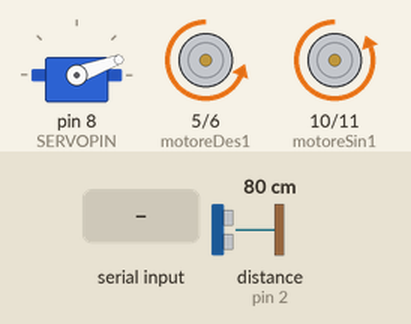
A sketch run on a simulated Arduino Uno, built with avr-gcc and run on an emulated ATmega328P. On the bench: servo, motor-driver pin pairs drawn as motors (green arrow = first pin HIGH = forward, orange = second pin HIGH = backward, longer = more drive). The inputs (shaded band) are chosen by the test bench; at power-on: distance to the obstacle (sensor on pin 2) 80 cm. The echo pulse lasts 58.3 µs per cm; what the sketch prints to the serial monitor is not drawn.

Above: at 1.2 s.
1.3 s: "90,45\n" received over Serial
At 2.1 s:
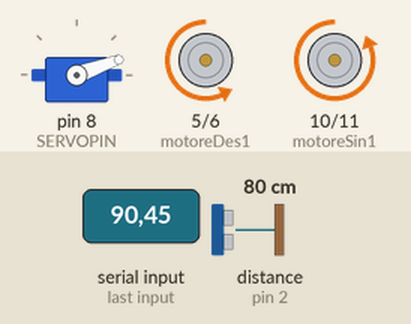
3.8 s: distance to the obstacle (sensor on pin 2) set to 36 cm
At 4.4 s:
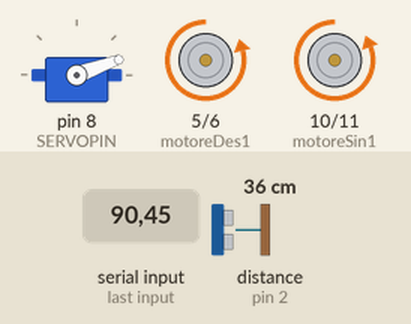
5.3 s: distance to the obstacle (sensor on pin 2) set to 29 cm
At 6.5 s:
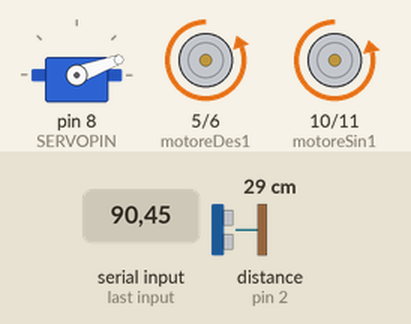
6.8 s: "30,150\n" received over Serial
At 7.6 s:
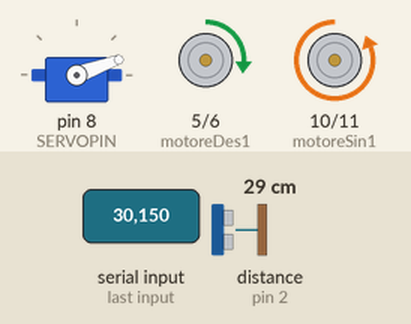
9.3 s: "200\n" received over Serial
At 10.1 s:
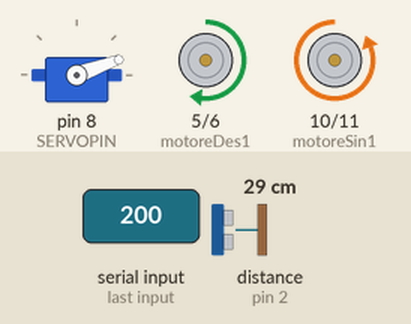
11.8 s: "90\n" received over Serial
At 13.4 s:
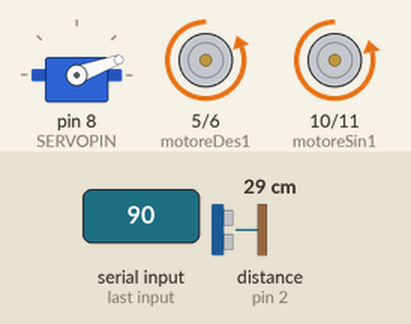
Timing chart, 0 to 14.9 s (numbered marks = the images above; inputs shaded):
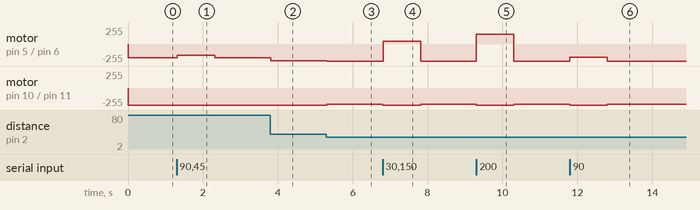

Measured:
- after the input at 1.3 s, motor on pin 5 (motoreDes1) / pin 6 (motoreDes2): backward 209/255 → backward 165/255 at once, → backward 209/255 1.0 s later
- after the input at 3.8 s, motor on pin 5 (motoreDes1) / pin 6 (motoreDes2): backward 209/255 → backward 249/255 at once
- after the input at 5.3 s, motor on pin 5 (motoreDes1) / pin 6 (motoreDes2): backward 249/255 → backward 255/255 at once; motor on pin 10 (motoreSin1) / pin 11 (motoreSin2): backward 255/255 → backward 247/255 at once
- after the input at 6.8 s, motor on pin 5 (motoreDes1) / pin 6 (motoreDes2): backward 255/255 → forward 45/255 at once, → backward 255/255 1.0 s later; motor on pin 10 (motoreSin1) / pin 11 (motoreSin2): backward 247/255 → backward 255/255 at once, → backward 247/255 1.0 s later
- after the input at 9.3 s, motor on pin 5 (motoreDes1) / pin 6 (motoreDes2): backward 255/255 → forward 145/255 at once, → backward 255/255 1.0 s later; motor on pin 10 (motoreSin1) / pin 11 (motoreSin2): backward 247/255 → backward 255/255 at once, → backward 247/255 1.0 s later
- after the input at 11.8 s, motor on pin 5 (motoreDes1) / pin 6 (motoreDes2): backward 255/255 → backward 195/255 at once, → backward 255/255 1.0 s later; motor on pin 10 (motoreSin1) / pin 11 (motoreSin2): backward 247/255 → backward 255/255 at once, → backward 247/255 1.0 s later

The sketch:

Gara.ino
```cpp
// ---------------------------------------------------------------------------
// robot Madabot

#include <Servo.h>       //include la libreria per la gestione del servo
#include <NewPing.h>     //include la libreria per la gestione del sensore a ultrasuoni
#define TRIGGER_PIN  3  // Pin di Arduino collegato al pin Trigger del sensore ad Ultrasuoni
#define ECHO_PIN     2  // Pin di Arduino collegato al pin Echo del sensore ad Ultrasuoni
#define MAX_DISTANCE 300 // Massima distanza che sarà gestita dal ping. sopra questo valore i ping vengono ignorati
#define SERVOPIN     8  // Pin di arduino cui è collegato il servo
#define TONE_PIN     9
NewPing sonar(TRIGGER_PIN, ECHO_PIN, MAX_DISTANCE); // fai il setup del sensore


// Configurazioni:
// ---------------------------------------------------------------------------

int speedSin=255;
int speedDes=255;
int steerMaxAmt = 255;

int minDistance = 10;
int followDistance = 23;
int followDistanceTollerancePercentual = 30;
int followSteerMaxAngle = 30;

int scanAngle = 5;
int scanAngleRange = 5;
int scanAngleSteps = 5;

// ---------------------------------------------------------------------------


Servo uservo;            // definisci l'oggetto servo
int distMax=0;           // angolo di massima distanza
int distanza=0;          // valore della distanza in cm

// definiamo i pin del motore
// Motore sinistro
int motoreDes1=5;  // Pin 1A del SN754410
int motoreDes2=6;  // Pin 2A del SN754410

// Motore destro
int motoreSin1=10;  // Pin 3A del SN754410
int motoreSin2=11; // Pin 4A del SN754410

// impostiamo la velocità - 0 (min) --> 255 (max)
// consigliato valore >= 150

int followDistanceTollerance;

int maxSpeedSin;
int maxSpeedDes;

int lastDistanza = 0;

// ******************************************************************
// funzione invocata alla partenza di Arduino 1 volta soltanto
// serve per impostare le variabili iniziali
void setup() {
  Serial.begin(115200);     // Abilitiamo il serial monitor per la misurazione della distanza

  // impostazione iniziale del sensore ad ultrasuoni e del servo
  uservo.attach(SERVOPIN); // collega il servo al suo pin di comando
  uservo.write(20);        // metti il servo dritto a 90 gradi

  // set dei pin di Arduino collegati al motore come OUTPUT
  pinMode(motoreSin1, OUTPUT);
  pinMode(motoreSin2, OUTPUT);
  pinMode(motoreDes1, OUTPUT);
  pinMode(motoreDes2, OUTPUT);
  stop(); //ferma i motori

  //La potenza massima per ogni motore (in modo da compensare un motore più lento)
  maxSpeedSin = speedSin;
  maxSpeedDes = speedDes;

  followDistanceTollerance = followDistance + (followDistance/ 100 * followDistanceTollerancePercentual);
}


// ******************************************************************
// Funzione richiamata ciciclamente finchè l'Arduino è in funzione
void loop() {

  //Debug:
  if (Serial.available() > 0) {

    int angle = Serial.parseInt();
    if(angle != 0) {

      cambiaAngolo(angle);
      Serial.print(" sx: "); Serial.print(speedSin); Serial.print(" dx: "); Serial.println(speedDes);
    }
  }

  // comincia ad avanzare
  cammina();

  //distanza=scandisciAngoli(uservo, scanAngle- scanAngleRange, scanAngle +scanAngleRange, scanAngle);            // leggi la distanza del sensore ad ultrasioni
  distanza = leggiDistanza();

  distanza -= minDistance;
  //Debug tone:
  //tone(TONE_PIN, map(distanza, 0, followDistance + followDistanceTollerance, 300, 4000), 5);

  if(distanza < followDistance) {
     //Avvicinamento a destra, gira a sinistra:
     cambiaAngolo(0 - (followSteerMaxAngle / followDistance) * (followDistance - distanza));
  }
  if(distanza >= followDistance && distanza <= followDistanceTollerance ) {
    //Dritto:
    cambiaAngolo(0);
  }
  if (distanza > followDistanceTollerance) {
    cambiaAngolo((followSteerMaxAngle / followDistance) * min(distanza - followDistanceTollerance, followDistance) );
  }

}
```

Motori.ino
```cpp
// controllo dei motori
// avanti - indietro - destra - sinistra
// è possibile impostare la velocità da 0 (min ) --> 255 (max)


// ******************************************************************
// Metti a 0 la tensione dei motori così si fermano
void stop() {
  //motore sinistro
  analogWrite(motoreSin1,0);
  analogWrite(motoreSin2,0);

  //motore destro
  analogWrite(motoreDes1, 0);
  analogWrite(motoreDes2, 0);
}


// ******************************************************************
// fai andare avanti i motori con velocità valore 0 tra (min) --> 255 (max)
void avanti(int valore) {
  //motore sinistro
  analogWrite(motoreSin1, 0);
  analogWrite(motoreSin2, valore);

  //motore destro
  analogWrite(motoreDes1, 0);
  analogWrite(motoreDes2, valore);

}

// ******************************************************************
// fai andare indietro i motori con velocità valore tra 0 (min) --> 255 (max)
void indietro(int valore) {
  //motore sinistro
  analogWrite(motoreSin1, valore);
  analogWrite(motoreSin2, 0);

  //motore destro
  analogWrite(motoreDes1, valore);
  analogWrite(motoreDes2, 0);
}


// ******************************************************************
// fai andare a sinistra i motori con velocità valore tra 0 (min) --> 255 (max)
// un motore gira in un verso e l'altro motore nel verso opposto
void sinistra(int valore) {
  //motore sinistro
  analogWrite(motoreSin1, valore);
  analogWrite(motoreSin2, 0);

  //motore destro
  analogWrite(motoreDes1, 0);
  analogWrite(motoreDes2, valore);
}


// ******************************************************************
// fai andare a destra i motori con velocità valore tra 0 (min) --> 255 (max)
// un motore gira in un verso e l'altro motore nel verso opposto
void destra(int valore) {
  //motore sinistro
  analogWrite(motoreSin1, 0);
  analogWrite(motoreSin2, valore);

  //motore destro
  analogWrite(motoreDes1, valore);
  analogWrite(motoreDes2, 0);
}

void cammina() {
  //motore sinistro
  if(speedSin > 0) {

    analogWrite(motoreSin1, 0);
    analogWrite(motoreSin2, abs(speedSin));
  }
  else {
    analogWrite(motoreSin1, abs(speedSin));
    analogWrite(motoreSin2, 0);
  }
  //motore destro
  if(speedDes > 0) {
    analogWrite(motoreDes1, 0);
    analogWrite(motoreDes2, abs(speedDes));
  }
  else {
    analogWrite(motoreDes1, abs(speedDes));
    analogWrite(motoreDes2, 0);
  }

}

void cambiaAngolo(int angle) {

  speedDes = 255, speedSin = 255;
  if(angle < 0) {
     speedSin = maxSpeedSin - (steerMaxAmt / 90) * abs(angle);
  }
  if(angle > 0) {
     speedDes = maxSpeedDes - (steerMaxAmt / 90) * abs(angle);
  }

    Serial.print("Nuovo angolo: "); Serial.print(angle);
    Serial.print(" sx: "); Serial.print(speedSin);
    Serial.print(" dx: "); Serial.println(speedDes);

}
```

Ultrasuoni.ino
```cpp
// ******************************************************************************************
// leggi la distanza con il servo ad ultrasuoni in cm
int leggiDistanza(){
  unsigned int uS = sonar.ping_median(1);        //  manda un ping e conta il tempo di risposta (uS).
  if(uS == 0) return lastDistanza;
  int distanzaCM = uS / US_ROUNDTRIP_CM; // converti il tempo in distanza (0 = fuori dal range di distanza, nessun echo del ping)

  lastDistanza = distanzaCM;
  Serial.println(distanzaCM);
  return(distanzaCM);                    // restituisci la distanza al chiamante

}


void muoviEAspettaServo(Servo uservo, int angle) {
  int current = uservo.read();
  uservo.write(angle);
  delay(abs(current - angle) * 2);
}

// ******************************************************************************************
// controlla gli ostacoli ogni 30 gradi
int scandisciAmbiente()
{
  int ang=0, angolo=0;        //indice angolo usato per la scansione
  int angoloMax=0;  //angolo con la distanza max di uscita
  distMax=0;   // imposta la distanza di uscita migliore a zero
  for (angolo=0; angolo <= 180; angolo += 30) // fai un ciclo per controllare dove sono gli ostacoli
  {

    uservo.write(angolo); // imposta il servo degli ultrasuoni sul valore assunto da ang
    delay(100); //attendi allineamento servo ultrasuoni
    int distanzaAngolo=leggiDistanza(); //leggi la distanza per questo angolo
    Serial.print("Angolo: ");
    Serial.print(angolo);
    Serial.print(" Gradi");
    Serial.print("  Ping: ");
    Serial.print(distanzaAngolo);
    Serial.println("cm");
    if (distanzaAngolo > distMax) // verifica che la distanza letta sia maggiore del max
    {
      angoloMax=angolo;  // se e' maggiore del max imposta il nuovo angolo max e
      distMax=distanzaAngolo;  // la nuova distanza max
    }
  } //fine ciclo for
  uservo.write(90); //rimetti il servo degli ultrasuoni dritto

  return(angoloMax);

}

int scandisciAngoli(Servo servo, int angoloDa, int angoloA, int angoliStep) {
  int avg = 0;
  int num = 0;
  for(int angolo = angoloDa; angolo <= angoloA; angolo += angoliStep) {
      muoviEAspettaServo(servo, angolo);
      int distanza = leggiDistanza();
      avg += distanza;
      num++;
      //tone(TONE_PIN, map(distanza, 0, followDistance + followDistanceTollerance, 300, 4000), 8);
  }

  return avg / num;
}
```
